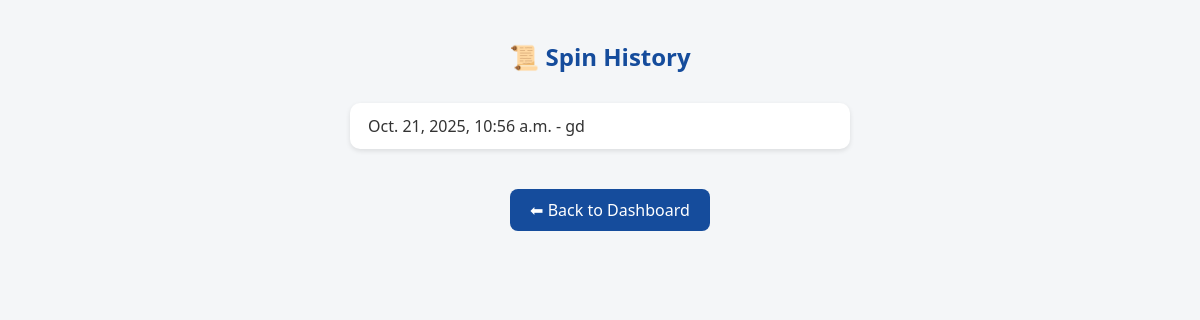
The app's page /spin/history/ (signed in), older data.
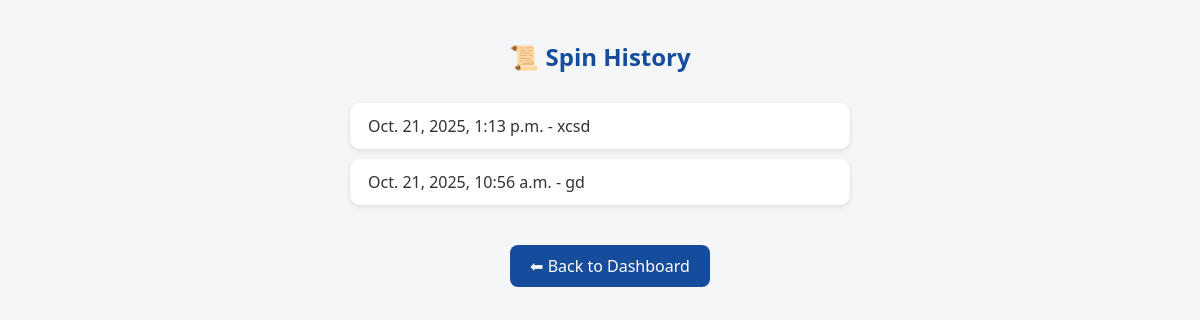
The same page, newer data.
### spin/models.py (models this page shows, shortened)
class History(models.Model):
    user = models.ForeignKey(User, on_delete=models.SET_NULL, null=True, related_name='history')
    result = models.CharField(max_length=255, blank=True, null=True)  # اضافه شد
    date = models.DateTimeField(auto_now_add=True)

### spin/views.py (the view)
# urls.py: path('history/', views.history_page, name='history_page'),
def history_page(request):
    history = History.objects.filter(user=request.user).order_by('-date')[:50]
    return render(request, 'spin/history_page.html', {'history': history})

### spin/templates/spin/history_page.html (shortened to what this page needs)
{% load static %}
<!DOCTYPE html>
<html lang="en">
<head>
    <link rel="stylesheet" href="{% static 'spin/history_style.css' %}?v=3">
</head>
<body>
<h2>📜 Spin History</h2>
<ul>
    {% for h in history %}
        <li>{{ h.date }} - {{ h.result}}</li>
    {% empty %}
        <li>No spins yet</li>
    {% endfor %}
</ul>
<div class="back-container">
    <a href="{% url 'dashboard' %}" class="back-btn">⬅ Back to Dashboard</a>
</div>
</body>
</html>

Row changes from the older to the newer data that the page shows:
added History: date "Oct. 21, 2025, 1:13 p.m.", result "xcsd"
